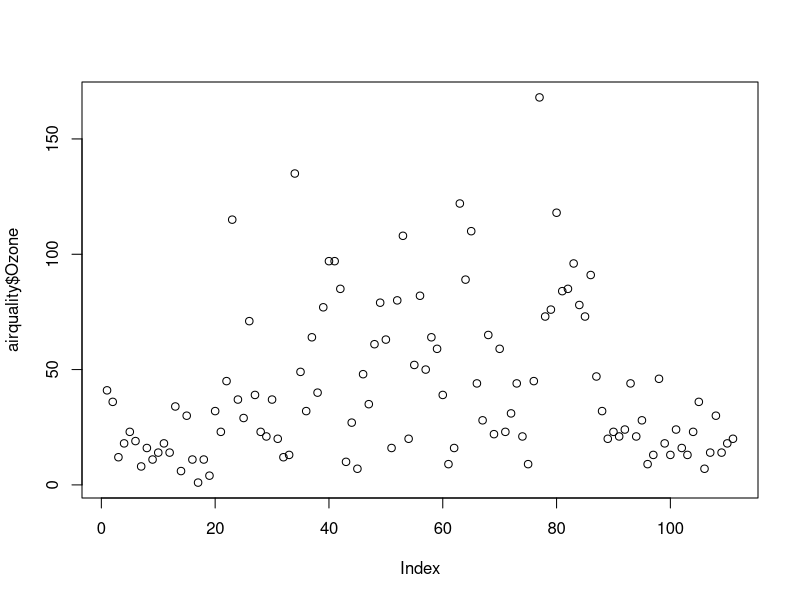
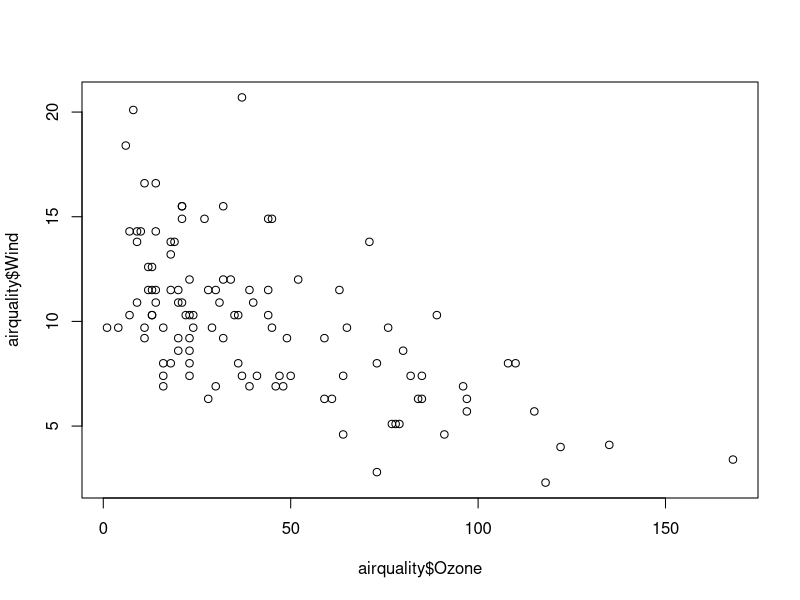
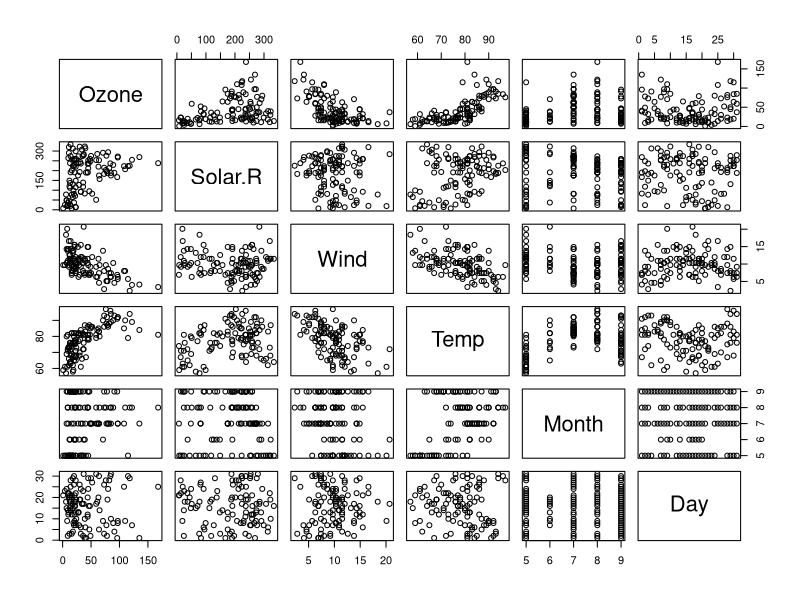
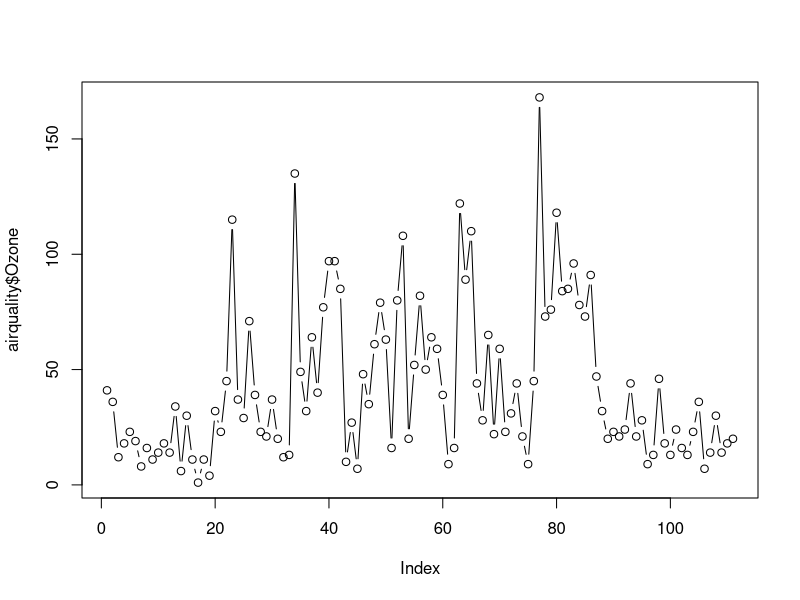
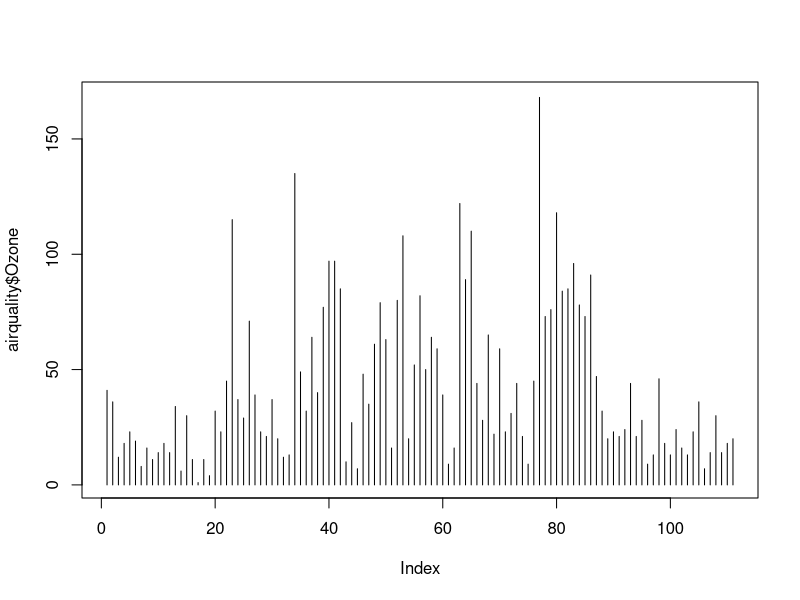
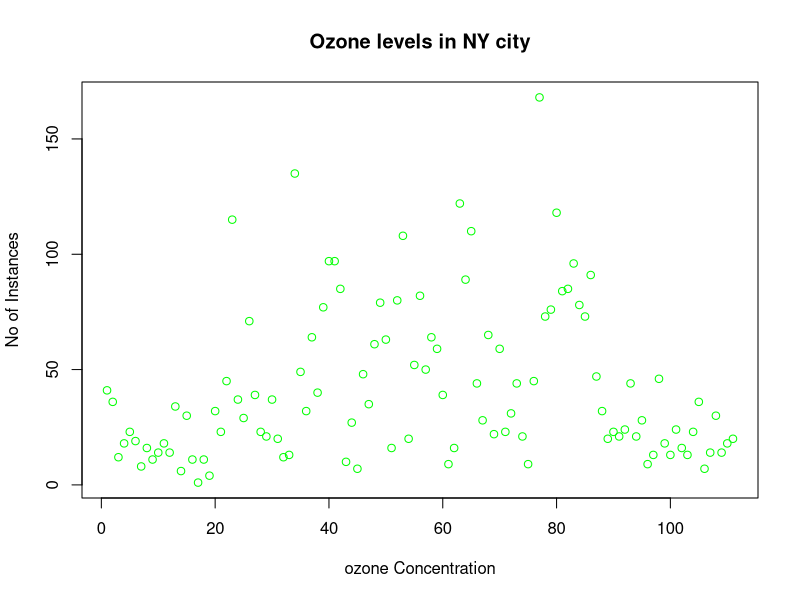
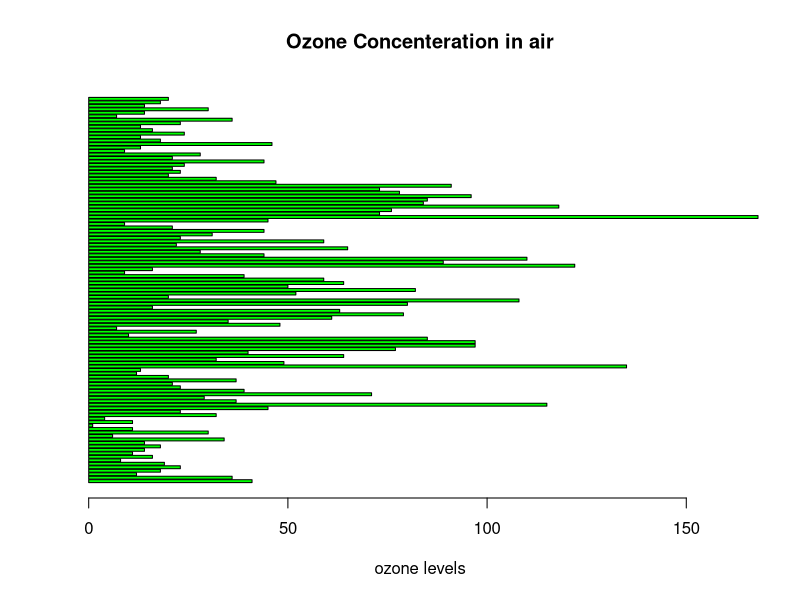
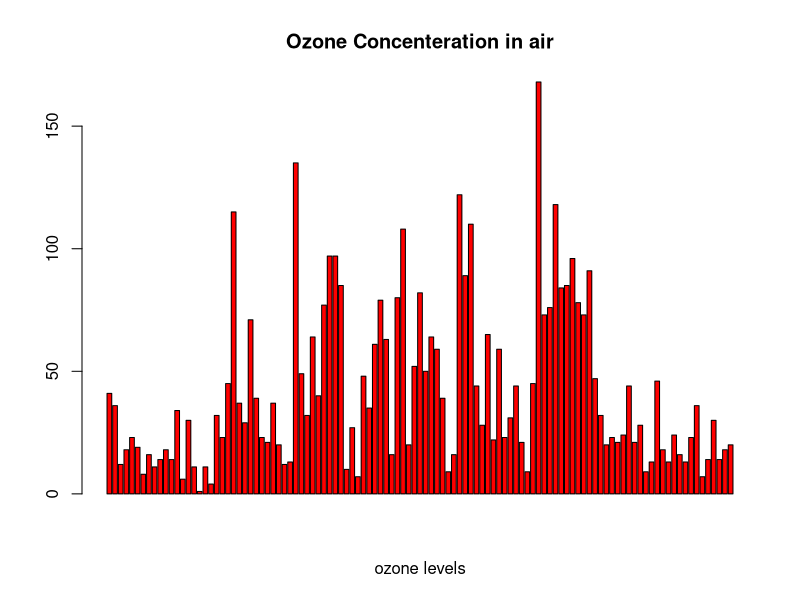

Recreate these plots in R, in order.
#setwd("give the path")
airquality = read.csv('airquality.csv',header=TRUE, sep=",")

#data exploration
str(airquality)


head(airquality)
tail(airquality)

summary(airquality)


#some basic plots using the Base R functions
plot(airquality$Ozone)


#plot between ozone and wind value
plot(airquality$Ozone, airquality$Wind) #shows negative correlation


plot(airquality)

#We get a matrix of scatterplots which is a correlation matrix of all the columns.
#The plot above instantly shows that:
  
#  --The level of Ozone and Temperature is correlated positively.
#  --Wind speed is negatively correlated to both Temperature and Ozone level.
#We can quickly discover the relationship between variables by merely looking
#at the plots drawn between them.







#The plot function has an argument called type which can take in values like
#p: points, l: lines,b: both etc. This decides the shape of the output graph.

# points and lines 
plot(airquality$Ozone, type= "b")

# high density vertical lines.
plot(airquality$Ozone, type= "h")
#checkout more about plot
?plot()



#adding labels, title and color

plot(airquality$Ozone, xlab = 'ozone Concentration',
     ylab = 'No of Instances', main = 'Ozone levels in NY city', col = 'green')

# Horizontal bar plot
barplot(airquality$Ozone, main = 'Ozone Concenteration in air',
        xlab = 'ozone levels', col= 'green',horiz = TRUE)


# Vertical bar plot
barplot(airquality$Ozone, main = 'Ozone Concenteration in air',
        xlab = 'ozone levels', col='red',horiz = FALSE)

#histogram
hist(airquality$Solar.R)


hist(airquality$Solar.R, main = 'Solar Radiation values in air',xlab = 'Solar rad.', col='red')


#boxplot
#Single box plot
boxplot(airquality$Solar.R)
# Multiple box plots
boxplot(airquality[,0:4], main='Multiple Box plots')


#grid of charts

#There is a very interesting feature in R
#which enables us to plot multiple charts at once.
#This comes in very handy during the EDA since the need to plot
#multiple graphs one by one is eliminated.
#For drawing a grid, the first argument should specify
#certain attributes like the margin of the grid(mar),
#no of rows and columns(mfrow), whether a border is to be included(bty)
#and position of the labels(las: 1 for horizontal, las: 0 for vertical).

par(mfrow=c(3,3), mar=c(2,5,2,1), las=1, bty="n")
plot(airquality$Ozone)
plot(airquality$Ozone, airquality$Wind)
plot(airquality$Ozone, type= "c")
plot(airquality$Ozone, type= "s")
plot(airquality$Ozone, type= "h")
barplot(airquality$Ozone, main = 'Ozone Concenteration in air',xlab = 'ozone levels', col='green',horiz = TRUE)
hist(airquality$Solar.R)
boxplot(airquality$Solar.R)
boxplot(airquality[,0:4], main='Multiple Box plots')


#Refer to this for the attributes in the above - http://rfunction.com/archives/1302
